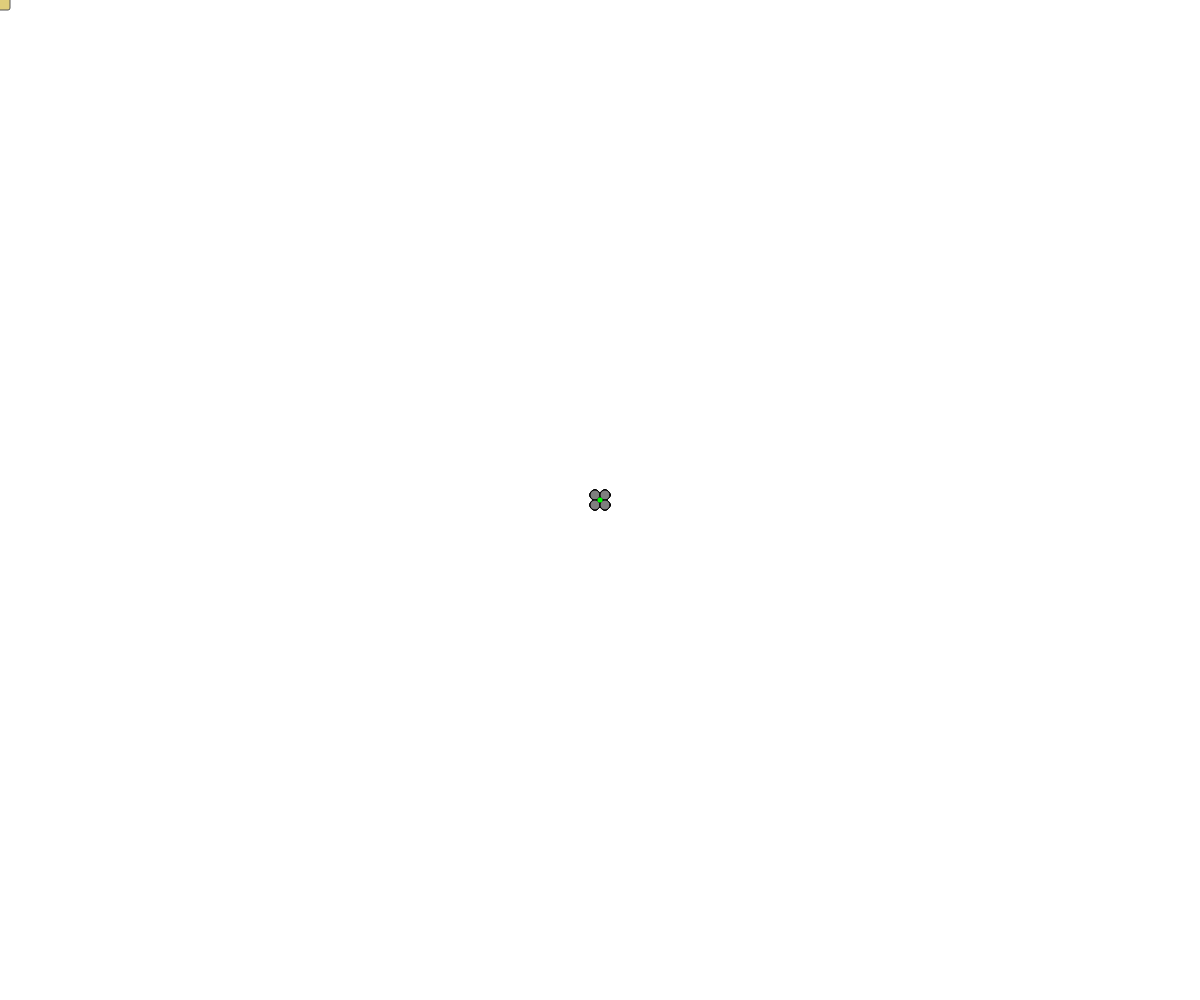
Frame 1 (no input)
Frame 60 (no input): identical to frame 1, image omitted
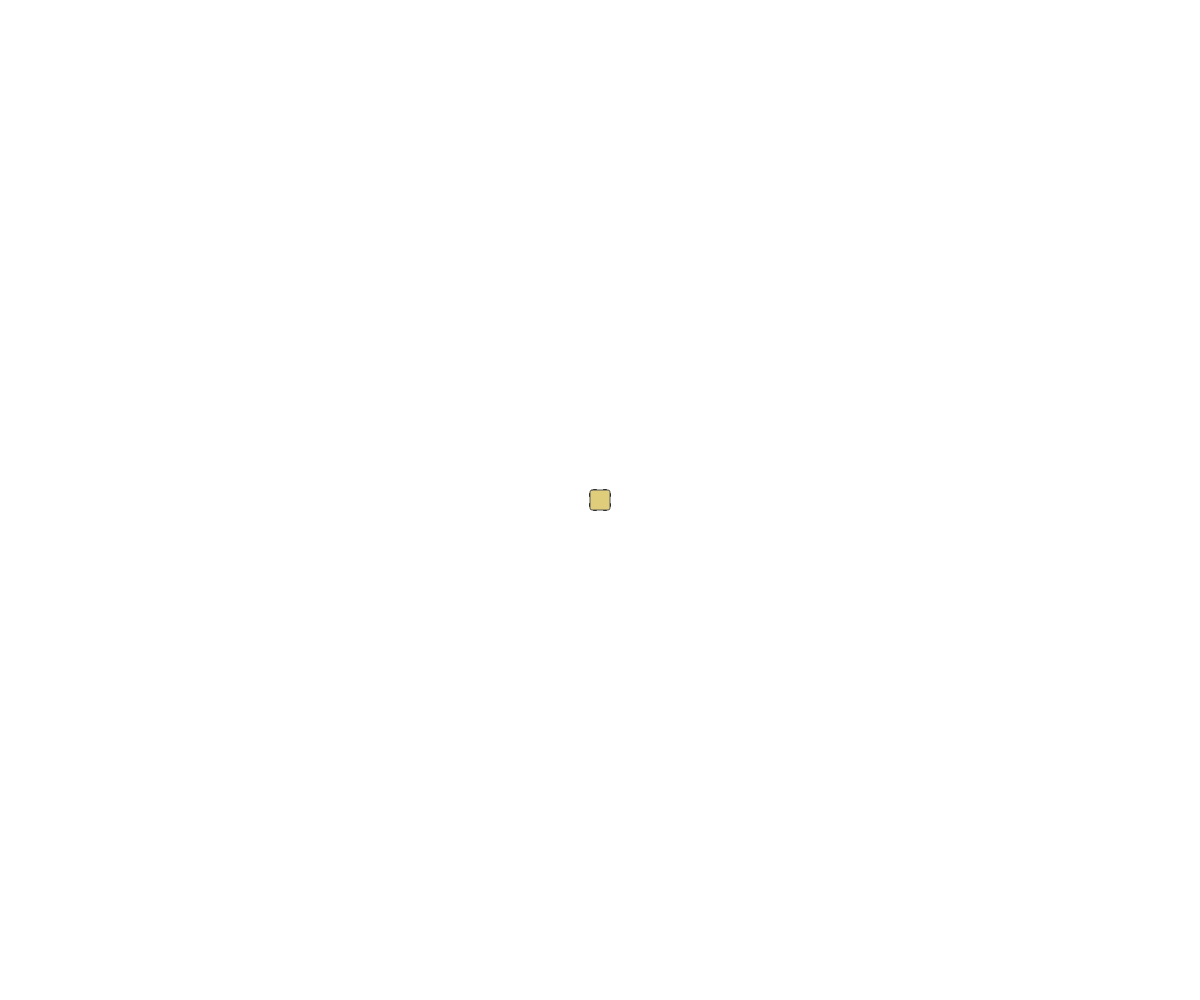
Frame 120 (the mouse pressed at the canvas centre since frame 60)

The p5.js sketch that drew these frames (run headless with seeded random() and noise() and a simulated clock; from frame 60 on, the mouse is pressed at the canvas centre):

// p5.js sketch
// ── sketch.js
var vehicles = [];
var jobs = [];
var newJob;
var jobState = 0;
var vehicleCount = 6;

function setup() {
	createCanvas(windowWidth, windowHeight);
	rectMode(CENTER);

	for (var i = 0; i < vehicleCount; i++) {
		vehicles[i] = new Drone(createVector(windowWidth/2, windowHeight/2), 2);
	}

	newJob = new Package();
}

function draw() {
	handleJobs();

	background(255);

	for (var vehicle of vehicles) {
		vehicle.draw();
	}

	if (jobState) {
		stroke(85);
		line(newJob.position.x, newJob.position.y, mouseX, mouseY);

		translate(newJob.position.x, newJob.position.y);
		newJob.draw();
		translate(-newJob.position.x, -newJob.position.y);

		stroke(0);
		noFill();
		ellipse(mouseX, mouseY, 15, 15);
		line(mouseX-10, mouseY, mouseX+10, mouseY);
		line(mouseX, mouseY-10, mouseX, mouseY+10);
	} else {
		translate(mouseX, mouseY);
		newJob.draw();
		translate(-mouseX, -mouseY);
	}
}

function handleJobs() {
	while (jobs.length) {
		var availableVehicles = vehicles.filter((vehicle) => vehicle.availible());
		if (availableVehicles.length) {
			var job = jobs.pop();
			availableVehicles.reduce((closestVehicle, vehicle) => (!closestVehicle || closestVehicle.position.dist(job.position) > vehicle.position.dist(job.position)) ? vehicle : closestVehicle).deliver(job);
		} else {
			return;
		}
	}
}

function mouseClicked() {
	switch (jobState) {
	case 0: //click new package
		newJob.position = createVector(mouseX, mouseY);
		jobState = 1;
		break;
	case 1:
		newJob.target = createVector(mouseX, mouseY);
		jobs.push(newJob);
		jobState = 0;
		newJob = new Package();
		break;
	}
}

// ── drone.js
const DRONE_IDLE = 0;
const DRONE_PICKUP = 1;
const DRONE_DELIVER = 2;

var Drone = function(position, maxSpeed) {
	this.rotorRadius = 10;
	this.position = position;
	this.target = position;
	this.speed = maxSpeed;
	this.state = 0;
	this.cargo = null;

	this.deliver = function (cargo) {
		this.cargo = cargo;
	};

	this.stateMachine = function () {
		switch(this.state) {
		default:
		case DRONE_IDLE:
			if (this.cargo) {
				this.target = this.cargo.position;
				this.state = DRONE_PICKUP;
			}
			break;
		case DRONE_PICKUP:
			if (this.position.dist(this.target) < this.speed) {
				this.target = this.cargo.target;
				this.state = DRONE_DELIVER;
			}
			break;
		case DRONE_DELIVER:
			if (this.position.dist(this.target) < this.speed) {
				this.cargo = null;
				this.state = DRONE_IDLE;
			}
			break;
		}
	};

	this.availible = function () {
		return this.state === DRONE_IDLE;
	};

	this.drive = function () {
		var direction = p5.Vector.sub(this.target, this.position).normalize();
		this.position.add(direction.mult(this.speed));
	};

	this.draw = function () {
		if (this.state !== DRONE_IDLE) {
			this.drive();
		}

		if (this.state === DRONE_PICKUP) {
			translate(this.cargo.position.x, this.cargo.position.y);
			this.cargo.draw();
			translate(-this.cargo.position.x, -this.cargo.position.y);
		}

		if (this.state === DRONE_DELIVER) {
			translate(this.position.x, this.position.y);
			this.cargo.draw();
			translate(-this.position.x, -this.position.y);
		}

		stroke(0);
		fill(127);
		ellipse(this.position.x-this.rotorRadius/2, this.position.y-this.rotorRadius/2, this.rotorRadius,this.rotorRadius);
		ellipse(this.position.x+this.rotorRadius/2, this.position.y-this.rotorRadius/2, this.rotorRadius,this.rotorRadius);
		ellipse(this.position.x-this.rotorRadius/2, this.position.y+this.rotorRadius/2, this.rotorRadius,this.rotorRadius);
		ellipse(this.position.x+this.rotorRadius/2, this.position.y+this.rotorRadius/2, this.rotorRadius,this.rotorRadius);

		if (this.state === DRONE_IDLE) {
			fill('#00ff00');
		} else {
			fill('#ff0000');
		}
		noStroke();
		ellipse(this.position.x, this.position.y, this.rotorRadius/2,this.rotorRadius/2);

		this.stateMachine();
	};
};

// ── package.js
var Package = function(position) {
	this.position = createVector(0,0);
	this.target = createVector(0,0);
	this.color = '#DFCD7B';
	this.draw = function () {
		stroke(85);
		fill(this.color);
		rect(0, 0, 20, 20, 2);
	};
};
